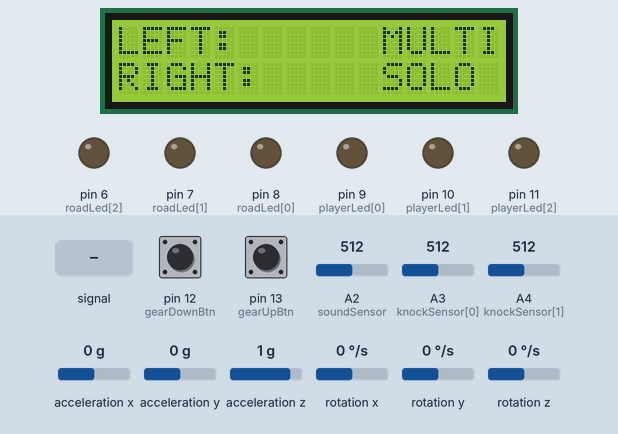
Simulated run of this sketch. Board: Arduino Uno, built with avr-gcc and run on an emulated ATmega328P. Parts: 16×2 character LCD, output pins drawn as LEDs (lit = HIGH). The test bench sets the inputs (shaded band); at power-on: pin 12 (gearDownBtn) LOW, acceleration y 0 g, A3 (knockSensor[0]) = 512, A2 (soundSensor) = 512, pin 13 (gearUpBtn) LOW, A4 (knockSensor[1]) = 512, acceleration x 0 g, acceleration z 1 g, rotation x 0 °/s, rotation y 0 °/s, rotation z 0 °/s. Random numbers use the default seed unless the sketch sets one; what the sketch prints to the serial monitor is not drawn.

Above: at 1.7 s.
1.8 s: pin 12 (gearDownBtn) pulled HIGH for 0.15 s
At 3.0 s:
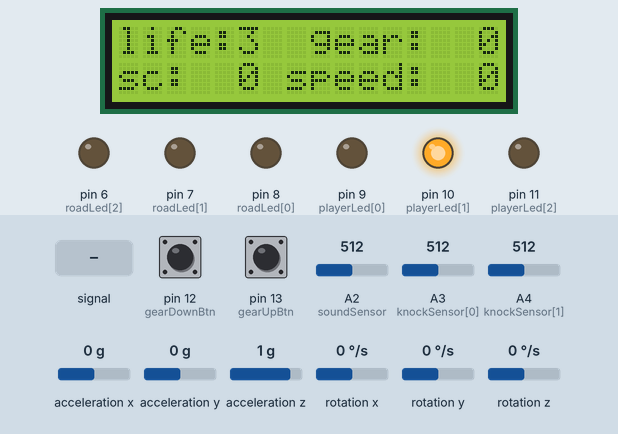
3.4 s: A2 (soundSensor) fed a 200 Hz sine of ±255 counts around its level
At 4.58 s:
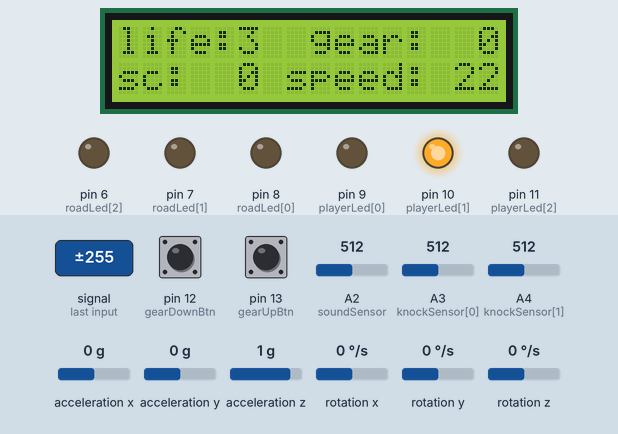
4.9 s: acceleration y set to -0.6 g
6.4 s: acceleration y set to -0.9 g
At 6.99 s:
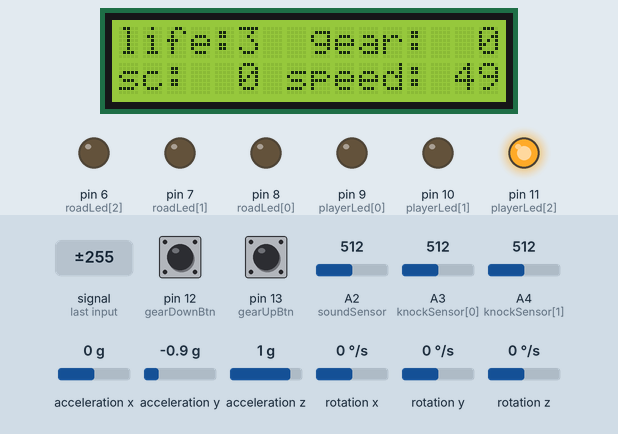
8.2 s: A3 (knockSensor[0]) set to 190
11.2 s: A2 (soundSensor) set to 490
At 12.76 s:
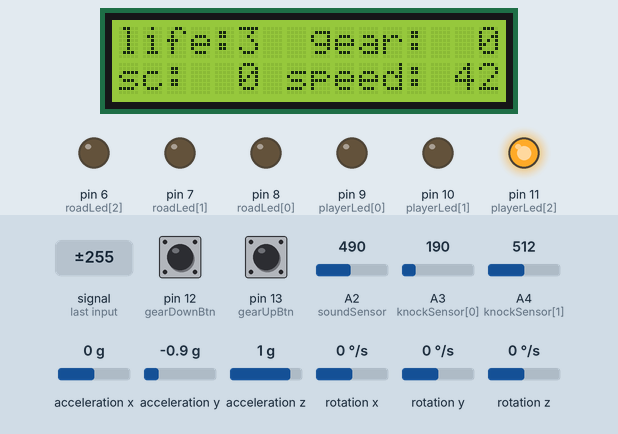
Timing chart, 0 to 14.3 s (numbered marks = the images above; inputs shaded):
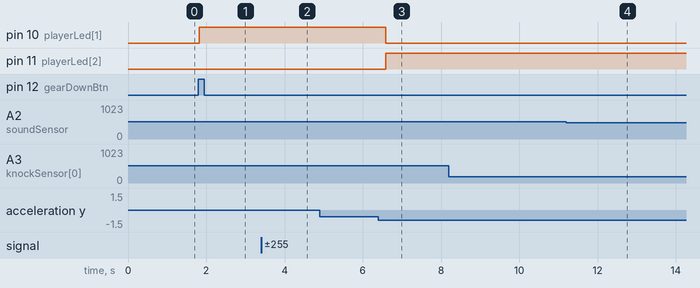

The sketch:

Ramboum.ino
```cpp
#include <LiquidCrystal.h>
#include <Wire.h>
#include "I2Cdev.h"
#include "MPU6050_6Axis_MotionApps20.h"
// --------------------- DEFINE FOR MPU650 -----------------------------------
#define YAW      0
#define PITCH    1
#define ROLL     2
// --------------------- DEFINE FOR POSITION ---------------------------------
#define LEFT 0
#define MIDDLE 1
#define RIGHT 2
// --------------------- DEFINE FOR MODE -------------------------------------
#define MENU 0
#define SINGLE 1
#define MULTIPLE 2
// --------------------- MPU650 variables ------------------------------------
MPU6050 mpu;
// MPU control/status vars
bool dmpReady = false;  // set true if DMP init was successful
uint8_t devStatus;      // return status after each device operation (0 = success, !0 = error)
uint16_t packetSize;    // expected DMP packet size (default is 42 bytes)
uint16_t fifoCount;     // count of all bytes currently in FIFO
uint8_t fifoBuffer[64]; // FIFO storage buffer
// Orientation/motion vars
Quaternion q;        // [w, x, y, z]         quaternion container
VectorFloat gravity; // [x, y, z]            gravity vector
float ypr[3];        // [yaw, pitch, roll]   yaw/pitch/roll container and gravity vector
// --------------------- Sensor variables ------------------------------------
const int rs = 5, en = 4, d4 = A0, d5 = A1, d6 = 1, d7 = 0;
LiquidCrystal lcd(rs, en, d4, d5, d6, d7);
const int roadLed[3] = {8, 7, 6};
const int playerLed[3] = {9, 10, 11};
const int gearDownBtn = 12;
const int gearUpBtn = 13;
const int knockSensor[3] = {A3, A4, A5};
const int soundSensor = A2;
// --------------------- Sensor Values ---------------------------------------
int roadLedState[3] = {LOW, LOW, LOW};
int playerLedState[3] = {LOW, HIGH, LOW};
int knockValue = 0;
int soundValue = 0;
int soundMin = 1024;
int soundMax = 0;
int gearUpValue = LOW;
int gearDownValue = LOW;
// --------------------- Sensor Threshold ------------------------------------
const int knockThreshold = 200;
const int soundThreshold = 500;
// --------------------- Timer Values ----------------------------------------
unsigned long randomCarMillis = 0;
unsigned long frameMillis = 0;
unsigned long speedCooldownMillis = 0;
unsigned long soundMillis = 0;
unsigned long wheelMillis = 0;
unsigned long knockMillis = 0;
unsigned long currentMillis = 0;

int randomCarInterval = 0;
const int speedCooldownInterval = 1000;
const int soundInterval = 50;
const int wheelInterval = 250;
const int knockInterval = 500;
// --------------------- Games parameters ------------------------------------
const int roadSize = 20;
const int vMax[8] = {4000, 3000, 2000, 1000, 500, 300, 200, 100};
bool road[3][roadSize];
int playerPosition = MIDDLE;
int playerMode = MENU;
int gearSpeed = 0;
int startSpeed = 5000;
int randomCarDelay = 1000;
int playerSpeed = startSpeed;
int score = 0;
int life = 3;
char numStr[3];
const int wheelAngle = 35;
// ---------------------------------------------------------------------------

// Setup the parameters
void setup() {
  // Init components
  lcd.begin(16, 2);
  Serial.begin(9600);
  Wire.begin();
  mpu.initialize();

  // Verify connection
  Serial.println(mpu.testConnection() ? F("MPU6050 connection successful") : F("MPU6050 connection failed"));

  // Load and configure the DMP
  devStatus = mpu.dmpInitialize();

  // MPU calibration: set YOUR offsets here.
  mpu.setXAccelOffset(-4413);
  mpu.setYAccelOffset(-62);
  mpu.setZAccelOffset(1556);
  mpu.setXGyroOffset(11);
  mpu.setYGyroOffset(-50);
  mpu.setZGyroOffset(33);

  // Returns 0 if it worked
  if (devStatus == 0) {
    // Turn on the DMP, now that it's ready
    mpu.setDMPEnabled(true);

    // Set our DMP Ready flag so the main loop() function knows it's okay to use it
    dmpReady = true;
    // Get expected DMP packet size for later comparison
    packetSize = mpu.dmpGetFIFOPacketSize();
  } else {
    // ERROR!
    Serial.print(F("DMP Initialization failed (code "));
    Serial.print(devStatus);
    Serial.println(F(")"));
  }

  // init road array
  memset(road, 0, sizeof(bool[0][0]) * 3 * roadSize);

  // init pinMode
  pinMode(roadLed[0], OUTPUT);
  pinMode(roadLed[1], OUTPUT);
  pinMode(roadLed[2], OUTPUT);

  pinMode(playerLed[0], OUTPUT);
  pinMode(playerLed[1], OUTPUT);
  pinMode(playerLed[2], OUTPUT);

  pinMode(gearDownBtn, INPUT);
  pinMode(gearUpBtn, INPUT);

  // trigger random seed
  randomSeed(analogRead(0));
}

// FIFO update for gyroscope
void updateFIFO() {
  while ((fifoCount = mpu.getFIFOCount()) < packetSize) {
    Serial.print("updating FIFO");
  }

  if (fifoCount == 1024) {
    mpu.resetFIFO();
    Serial.println(F("FIFO overflow!"));
    updateFIFO();
  }
}

// game over screen
void gameOver() {
  lcd.setCursor(0, 0);
  lcd.print("GAME OVER...    ");
  lcd.setCursor(0, 1);
  lcd.print("score:");
  sprintf(numStr,"%3d", score);
  lcd.setCursor(6, 1);
  lcd.print(numStr);
  lcd.setCursor(9, 1);
  lcd.print("       ");

  // press 2 buttons to restart the game
  if (gearDownValue == HIGH && gearUpValue == HIGH) {
    playerPosition = MIDDLE;
    playerSpeed = startSpeed;
    gearSpeed = 0;
    score = 0;
    life = 3;
    for (int i = 0 ; i < 3 ; i++)
      for(int j = 0 ; j < roadSize ; j++)
        road[i][j] = false;
  }
}

// get menu screen
void getMenu() {
  lcd.setCursor(0, 0);
  lcd.print("LEFT:      MULTI");
  lcd.setCursor(0, 1);
  lcd.print("RIGHT:     SOLO");
  if (gearDownValue == HIGH) {
    playerMode = MULTIPLE;
  } else if (gearUpValue == HIGH) {
    playerMode = SINGLE;
  }
}

// trigger random car
void getRandomCar() {
  randomCarInterval = random(playerSpeed, playerSpeed+randomCarDelay);

  if (currentMillis - randomCarMillis < randomCarInterval) {
    return;
  }

  randomCarMillis = currentMillis;
  int roadNb = random(0, 5);
  if (roadNb < 3) {
    road[roadNb][roadSize-1] = true;
  }
}

// trigger car from knock sensor
void getKnockingCar() {
  if (currentMillis - knockMillis < knockInterval) {
    return;
  }

  for(int i = 0; i < 3 ; i++) {
    knockValue = analogRead(knockSensor[i]);
    if (knockValue >= knockThreshold) {
      road[i][roadSize-1] = true;
      knockMillis = currentMillis;
      return;
    }
  }
}

// update player position
void updatePlayer() {
  if (currentMillis - wheelMillis < wheelInterval) {
    return;
  }

  wheelMillis = currentMillis;

  updateFIFO();

  mpu.getFIFOBytes(fifoBuffer, packetSize);
  fifoCount -= packetSize;

  mpu.dmpGetQuaternion(&q, fifoBuffer);
  mpu.dmpGetGravity(&gravity, &q);
  mpu.dmpGetYawPitchRoll(ypr, &q, &gravity);

  float iZAxis = ypr[ROLL] * (180 / M_PI);

  if (iZAxis < -wheelAngle) {
    if (playerPosition == LEFT) {
      playerPosition = MIDDLE;
    } else if (playerPosition == MIDDLE) {
      playerPosition = RIGHT;
    }
  } else if (iZAxis > wheelAngle) {
    if (playerPosition == RIGHT) {
      playerPosition = MIDDLE;
    } else if (playerPosition == MIDDLE) {
      playerPosition = LEFT;
    }
  }
}

// update speed and gear
void updateSpeed() {

  // update gear with buttons
  if (currentMillis - speedCooldownMillis >= speedCooldownInterval) {
    if (
      gearDownValue == HIGH &&
      gearSpeed > 0 &&
      playerSpeed >= ((vMax[gearSpeed] + vMax[gearSpeed-1])/2)
    ) {
      gearSpeed = gearSpeed - 1;
      playerSpeed = vMax[gearSpeed];
      speedCooldownMillis = currentMillis;
    } else if (
      gearUpValue == HIGH &&
      gearSpeed < 8 &&
      playerSpeed <= vMax[gearSpeed]+10
    ) {
      gearSpeed = gearSpeed + 1;
      speedCooldownMillis = currentMillis;
    }
  }

  // update speed with microphone
  if (currentMillis - soundMillis >= soundInterval) {
    soundMillis = currentMillis;
    soundValue = soundMax - soundMin;
    soundMax = 0;
    soundMin = 1024;

    if (soundValue < soundThreshold && playerSpeed < startSpeed) {
      playerSpeed = playerSpeed + 5;
      if (gearSpeed > 0 && playerSpeed > (vMax[gearSpeed-1]+20)) {
        gearSpeed = gearSpeed - 1;
      }
    } else if (soundValue >= soundThreshold && playerSpeed > vMax[gearSpeed]) {
      int newSpeed = playerSpeed - 50;
      playerSpeed = newSpeed < vMax[gearSpeed] ? vMax[gearSpeed] : newSpeed;
    }
  } else {
    int sample = analogRead(soundSensor);

    if (sample < 1024) {
       if (sample > soundMax) {
          soundMax = sample;
       } else if (sample < soundMin) {
          soundMin = sample;
       }
    }
  }
}

// update road to next frame
void updateRoad() {
  for (int i = 0; i < 3; i++) {
    for (int j = 0 ; j < roadSize-1; j++) {
       road[i][j] = road [i][j+1];
    }
    road[i][roadSize-1] = false;
  }
}

// update score to next frame
void updateScore() {
  for (int i = 0 ; i < 3 ; i++) {
    if (road[i][0] == true) {
      if (i == playerPosition) {
        life = life - 1;
      } else {
        score = score + 1;
      }
    }
  }
}

// print road to Serial
void printGame() {
  Serial.println();

  for (int i = 0; i < 3; i++) {
    for (int j = 0 ; j < roadSize; j++) {
      Serial.print(road[i][j] ? "0" : "X");
    }
    Serial.println();
  }
}

// change light status to next frame
void updateLight() {
  for (int i = 0; i < 3; i++) {
    bool haveCar = false;
    for (int j = 1 ; j < 3; j++) {
      if (road[i][j] == true) {
        roadLedState[i] = HIGH;
        haveCar = true;
      }
    }
    if (haveCar == false) {
      roadLedState[i] = LOW;
    }

    playerLedState[i] = i == playerPosition ? HIGH : LOW;

    digitalWrite(roadLed[i], roadLedState[i]);
    digitalWrite(playerLed[i], playerLedState[i]);
  }
}

// print data to lcd
void printData() {
  lcd.setCursor(0, 0);
  lcd.print("life:");
  lcd.setCursor(5, 0);
  lcd.print(life);
  lcd.setCursor(8, 0);
  lcd.print("gear:");
  lcd.setCursor(13, 0);
  sprintf(numStr,"%3d", gearSpeed);
  lcd.print(numStr);

  lcd.setCursor(0, 1);
  lcd.print("sc:");
  lcd.setCursor(3, 1);
  sprintf(numStr,"%3d", score);
  lcd.print(numStr);
  lcd.setCursor(6, 1);
  lcd.print(" speed:");
  lcd.setCursor(13, 1);
  sprintf(numStr,"%3d", ((startSpeed - playerSpeed)/20));
  lcd.print(numStr);
}

void loop() {
  Serial.println(playerMode);
  // getting new value for the loop
  currentMillis = millis();
  gearDownValue = digitalRead(gearDownBtn);
  gearUpValue = digitalRead(gearUpBtn);

  // stop state
  if (!dmpReady) {
    return;
  } else if (life <= 0) {
    gameOver();
    return;
  }

  // mode state
  if (playerMode == MENU) {
    getMenu();
    return;
  }
  else if (playerMode == SINGLE) {
    getRandomCar();
  } else {
    getKnockingCar();
  }

  // update value
  updatePlayer();
  updateSpeed();

  // update frame
  if (currentMillis - frameMillis >= playerSpeed) {
    frameMillis = currentMillis;
    updateRoad();
    updateScore();
    // render frame
    printGame();
  }

  updateLight();
  printData();
}
```

Measured:
- the behaviour switches between -0.7 and -0.8 g on acceleration y (found by bisection; images 2 and 3)
- after the input at 1.8 s, pin 10 (playerLed[1]): LOW → HIGH at once; the display: changes at once (image 1)
- after the input at 3.4 s, the display: first changes after 0.06 s (image 2 shows a later state)
- after the input at 6.4 s, pin 10 (playerLed[1]): HIGH → LOW after 0.18 s; pin 11 (playerLed[2]): LOW → HIGH after 0.18 s
